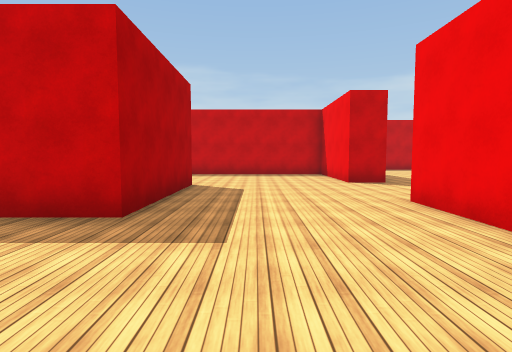
[1] (above)

22 first-person views from a walk through a scene from a Unity 3-D project. The camera is 1.5 m above the floor, tilts 4° down and sees 80° across. The floor is counted in squares, 2 m on a side. Each view is taken from the middle of a square. On the plan, view 1 faces up. The plan holds only what a view shows up to about 10 squares ahead; the rest is blank. The place goes on beyond the plan. The player is left out. Surface patterns are stand-ins for the level's own textures.

[2]
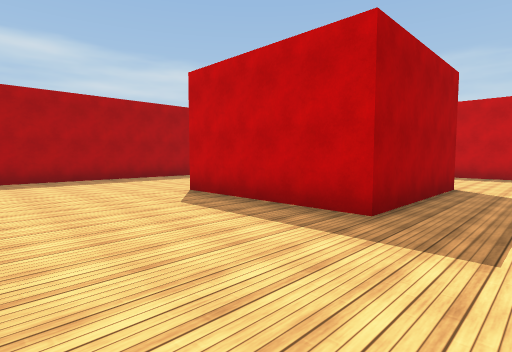

[3]
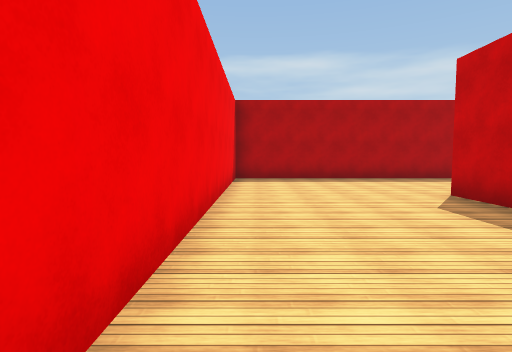

[4]
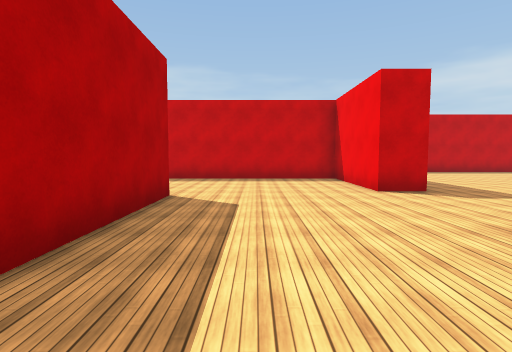

[5]
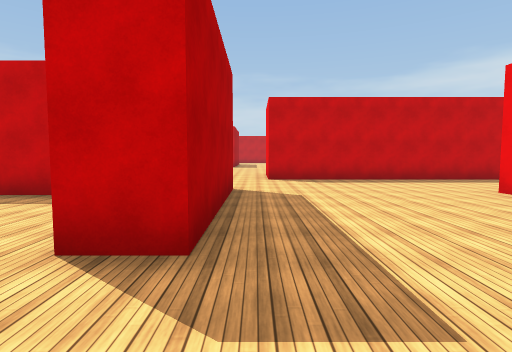

[6]
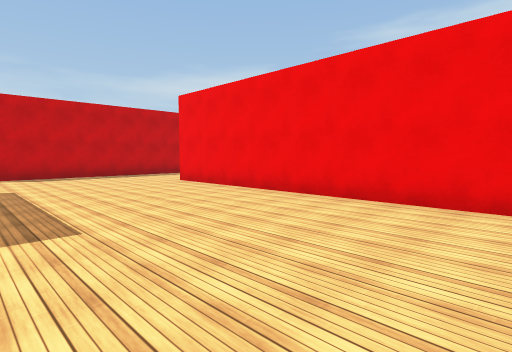

[7]
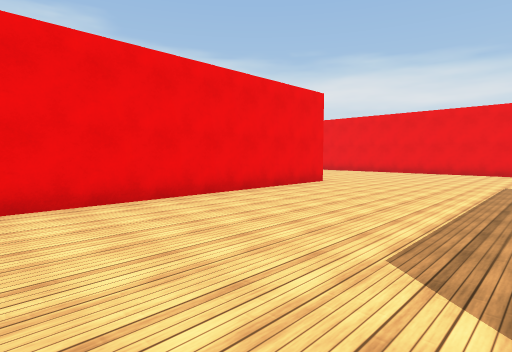

[8]
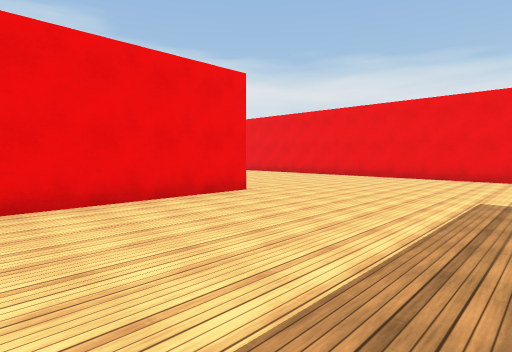

[9]
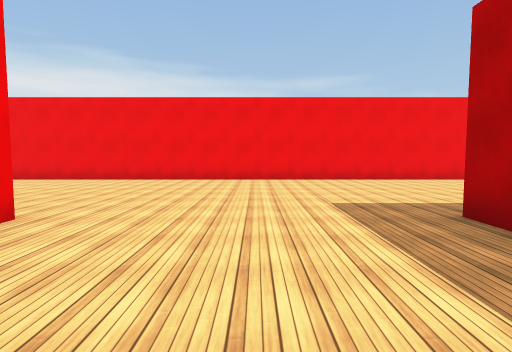

[10]
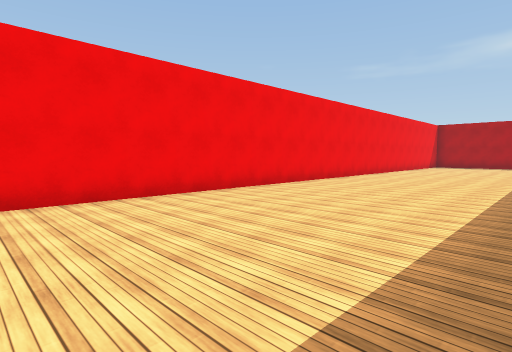

[11]
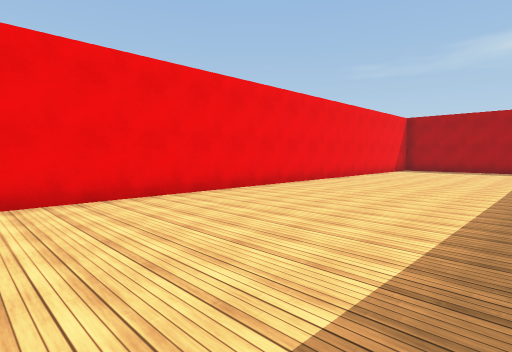

[12]
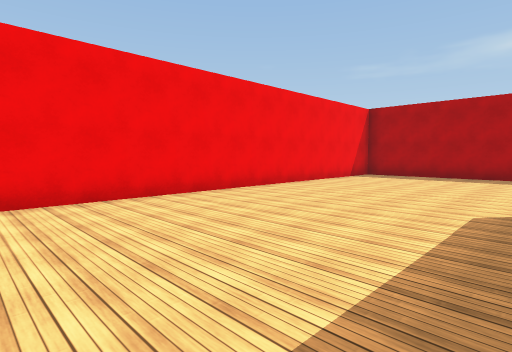

[13]
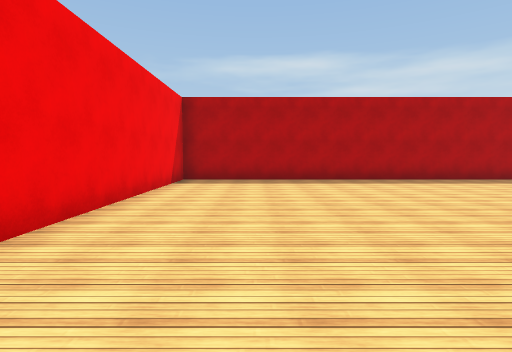

[14]
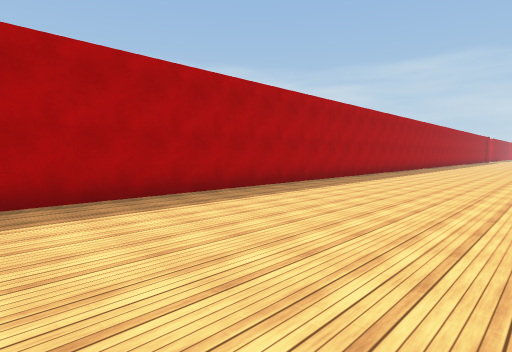

[15]
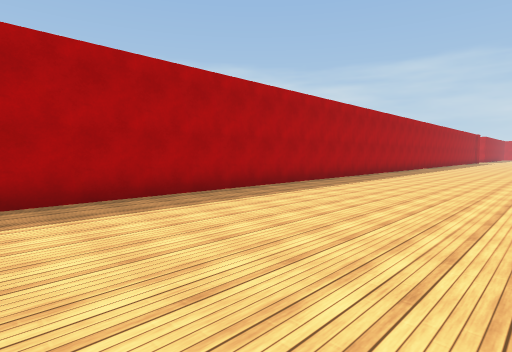

[16]
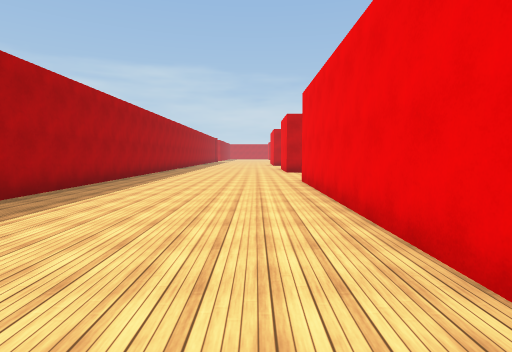

[17]
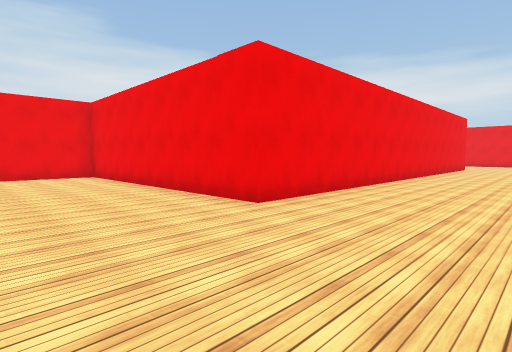

[18]
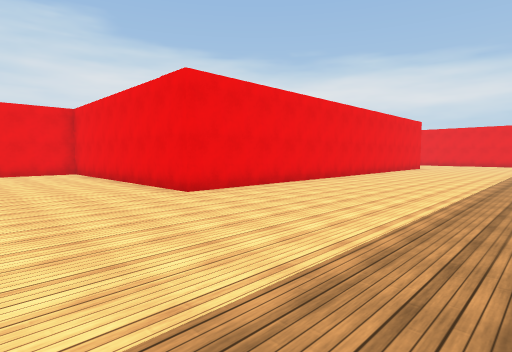

[19]
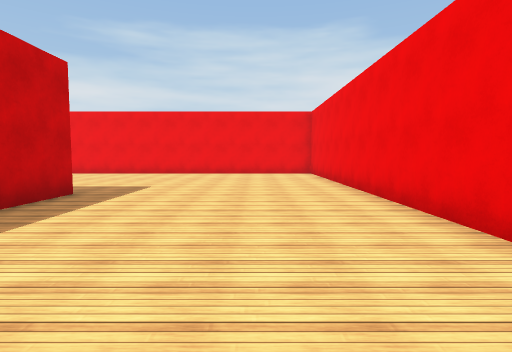

[20]
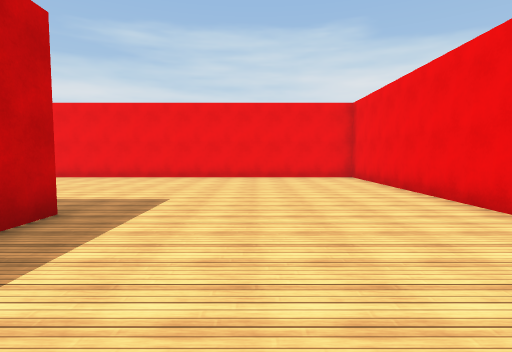

[21]
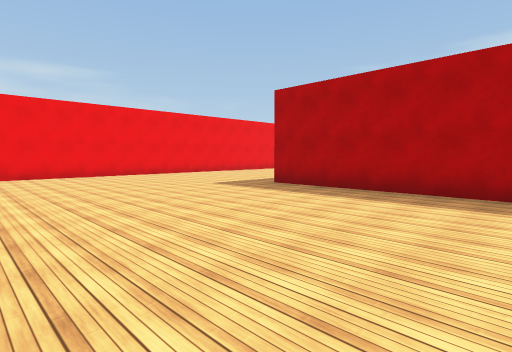

[22]
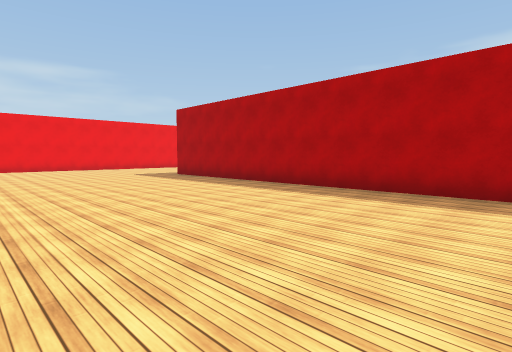

### Floor plan
Points are (right, up) in squares from view 1. A wall is a line through its corners. A room is listed if a view was taken in it or the views show most of it. See-through windows are left out.
Room 1 (views 1, 2, 3, 4, 5, 6, 7, 8, 9, 10, 11, 12, 13, 14, 15, 16, 17, 18, 19, 20, 21, 22)
walls: (2.5, 2.9) (2.5, 5); (-1.6, 7.6) (-1.6, 3.6) (-5.6, 3.6); (3.5, -0.9) (3.5, -1.8); (3.5, 12.5) (3.5, 8.2) (2.5, 8.2) (2.5, 11.7) (-2.8, 11.7); (8.8, -1.6) (8.8, 12); (-9.7, 6.2) (-9.7, -0.6) (-0.6, -0.6); (13.8, 8.5) (13.8, -1.5) (12.1, -1.5); (-10.7, 5.1) (-10.7, 12.6) (-3, 12.6) (-3, 15.1); (11.4, 15.2) (4.4, 15.2); (-16.2, 14) (-16.2, -7.2) (20, -7.2)

Where each view was taken, in squares from view 1:
view 1: 0 up, 0 right, facing up
view 2: 0 up, 0 right, facing up-left
view 3: 0 up, 0 right, facing left
view 4: 2 up, 0 right, facing up
view 5: 6 up, 4 right, facing up
view 6: 4 up, 4 right, facing up-right
view 7: 6 up, 4 right, facing down-right
view 8: 3 up, 4 right, facing down-right
view 9: 2 up, 6 right, facing down
view 10: 2 down, 4 right, facing down-left
view 11: 2 down, 1 left, facing down-left
view 12: 2 down, 5 left, facing down-left
view 13: 5 down, 7 left, facing left
view 14: 1 down, 11 left, facing up-left
view 15: 4 up, 11 left, facing up-left
view 16: 4 up, 12 left, facing up
view 17: 16 up, 14 left, facing down-right
view 18: 16 up, 16 left, facing down-right
view 19: 5 down, 8 right, facing right
view 20: 4 down, 10 right, facing right
view 21: 4 up, 20 right, facing down-left
view 22: 9 up, 20 right, facing down-left
